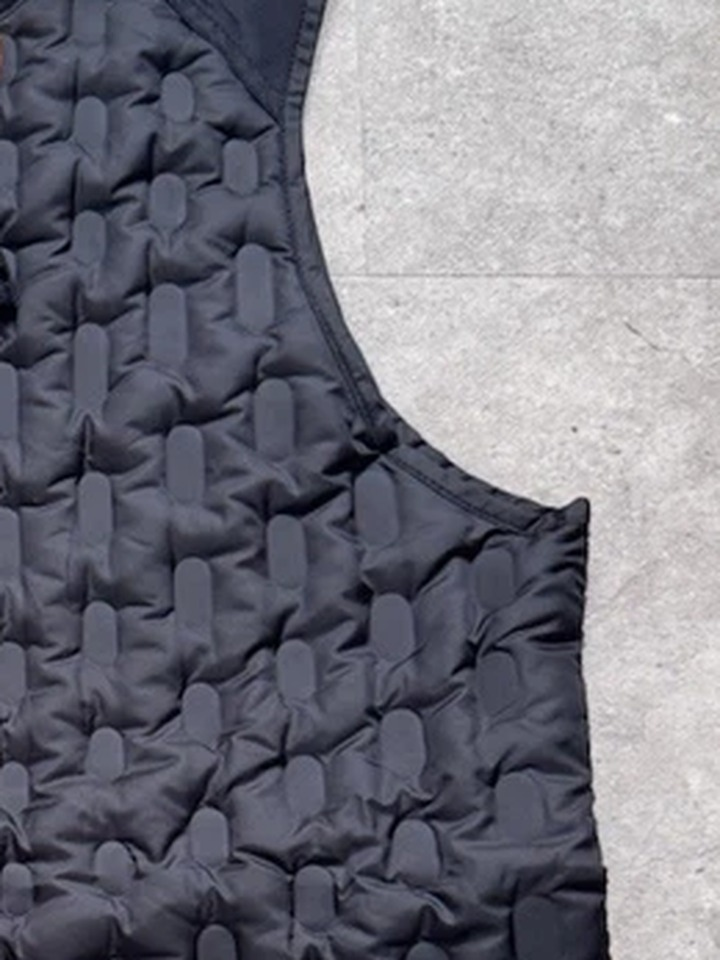
#> input picture projects/thermavest-legit-check/assets/bubbles_auth.jpg, 720 x 960 px, given in place of e310ae41-image.webp, which was not available
$ python crop_assets.py assets
#> lines starting #> are read from the running program, lines starting #| are printed output that depends on the picture
"""Gilet Nike Therma-FIT ADV — vrai : photos 1-2 fournies, 1:1 : photos 3-4 fournies → cartes 3:4."""
import sys, os
from PIL import Image, ImageOps
U = sys.argv[1]; OUT = "assets"; os.makedirs(OUT, exist_ok=True)
A1, A2, F1, F2 = "e310ae41-image.webp", "1a622305-image.jpg", "d0b458ae-image.jpg", "3ed2eeee-image.jpg"
CROPS = {
  "full_auth":    (A1, (60, 180, 840, 1200)),
  "bubbles_auth": (A1, (520, 280, 780, 627)),
  "cord_auth":    (A2, (150, 520, 930, 1560)),
  "label_auth":   (A2, (200, 940, 810, 1753)),
  "full_fake":    (F1, (100, 560, 1060, 1840)),
  "bubbles_fake": (F1, (520, 760, 920, 1293)),
  "cord_fake":    (F2, (150, 690, 930, 1730)),
  "label_fake":   (F2, (210, 880, 830, 1707)),
}
for n, (src, box) in CROPS.items():
    ImageOps.fit(Image.open(os.path.join(U, src)).convert("RGB").crop(box), (720, 960), Image.LANCZOS).save(f"{OUT}/{n}.jpg", quality=92)
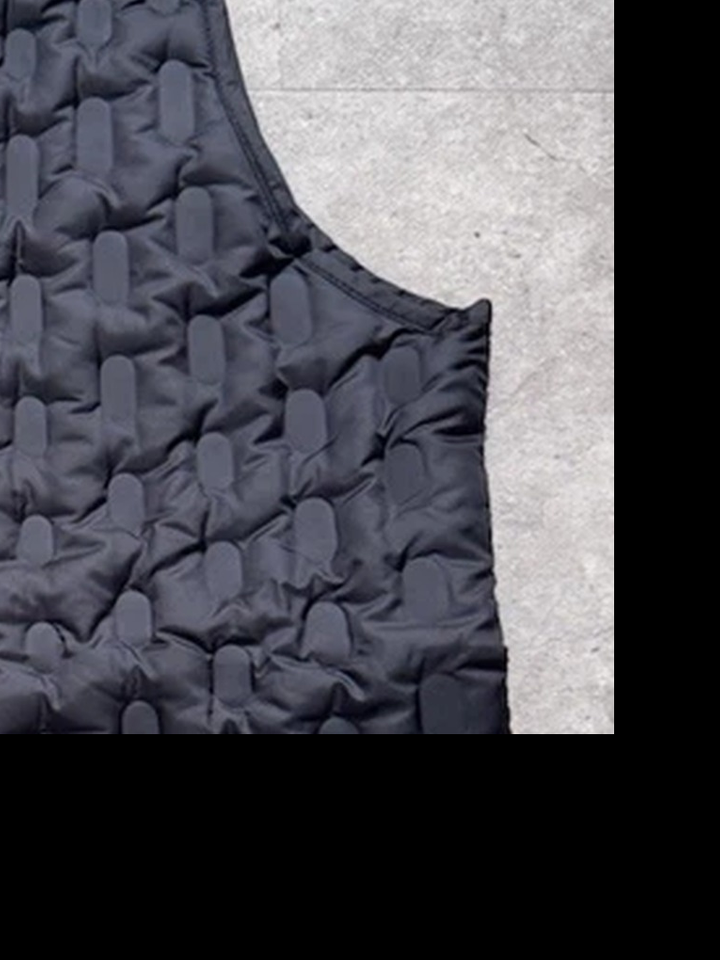
#> saved as full_auth.jpg: PIL image 720x960 RGB; mean R, G, B 75.5, 75.3, 81.8
#> pass 3 of the loop `for n, (src, box) in CROPS.items():`:
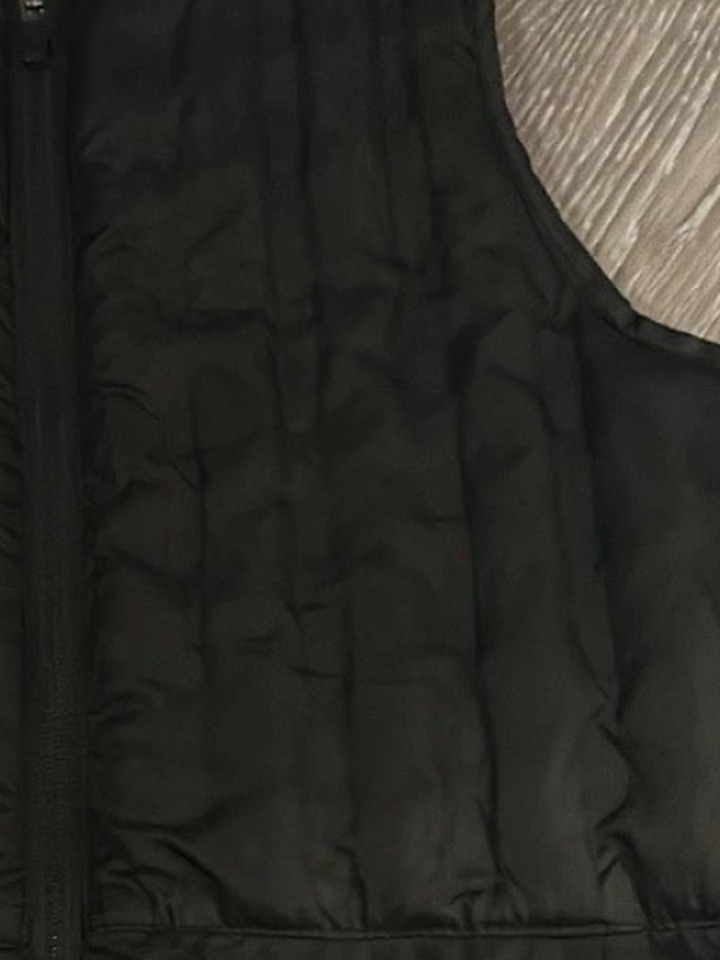
#> input picture projects/thermavest-legit-check/assets/bubbles_fake.jpg, 720 x 960 px, given in place of 1a622305-image.jpg, which was not available
#> `ImageOps.fit(Image.open(os.path.join(U, src)).convert("RGB").crop(box)..`:
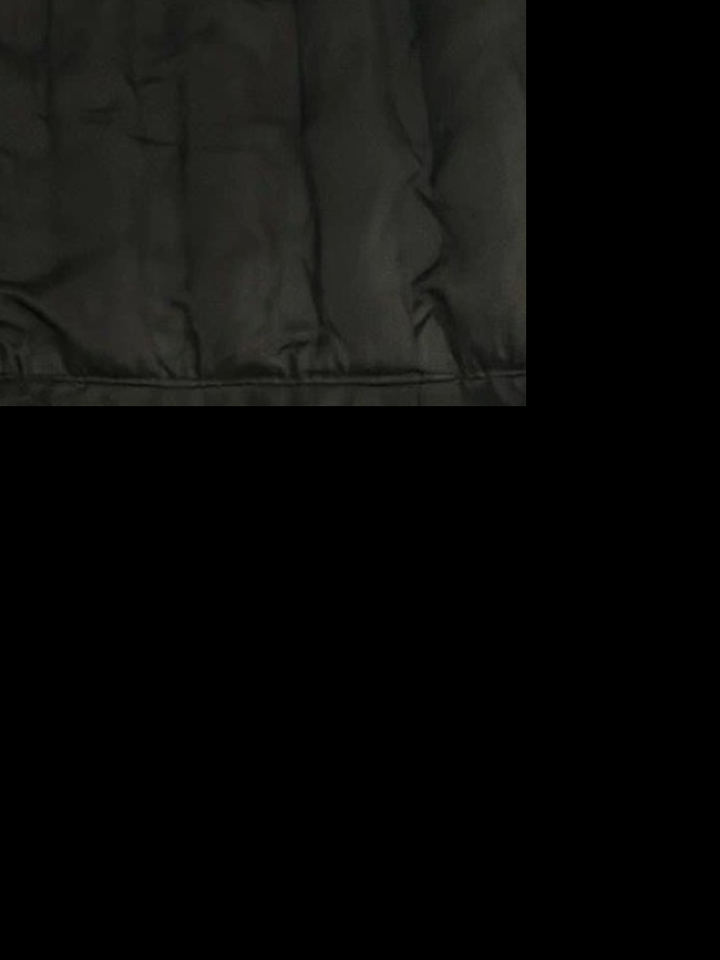
#> saved as cord_auth.jpg: PIL image 720x960 RGB; mean R, G, B 11.6, 11.8, 10.4
#> (the run stopped early here; a loop or call above may not have finished)
